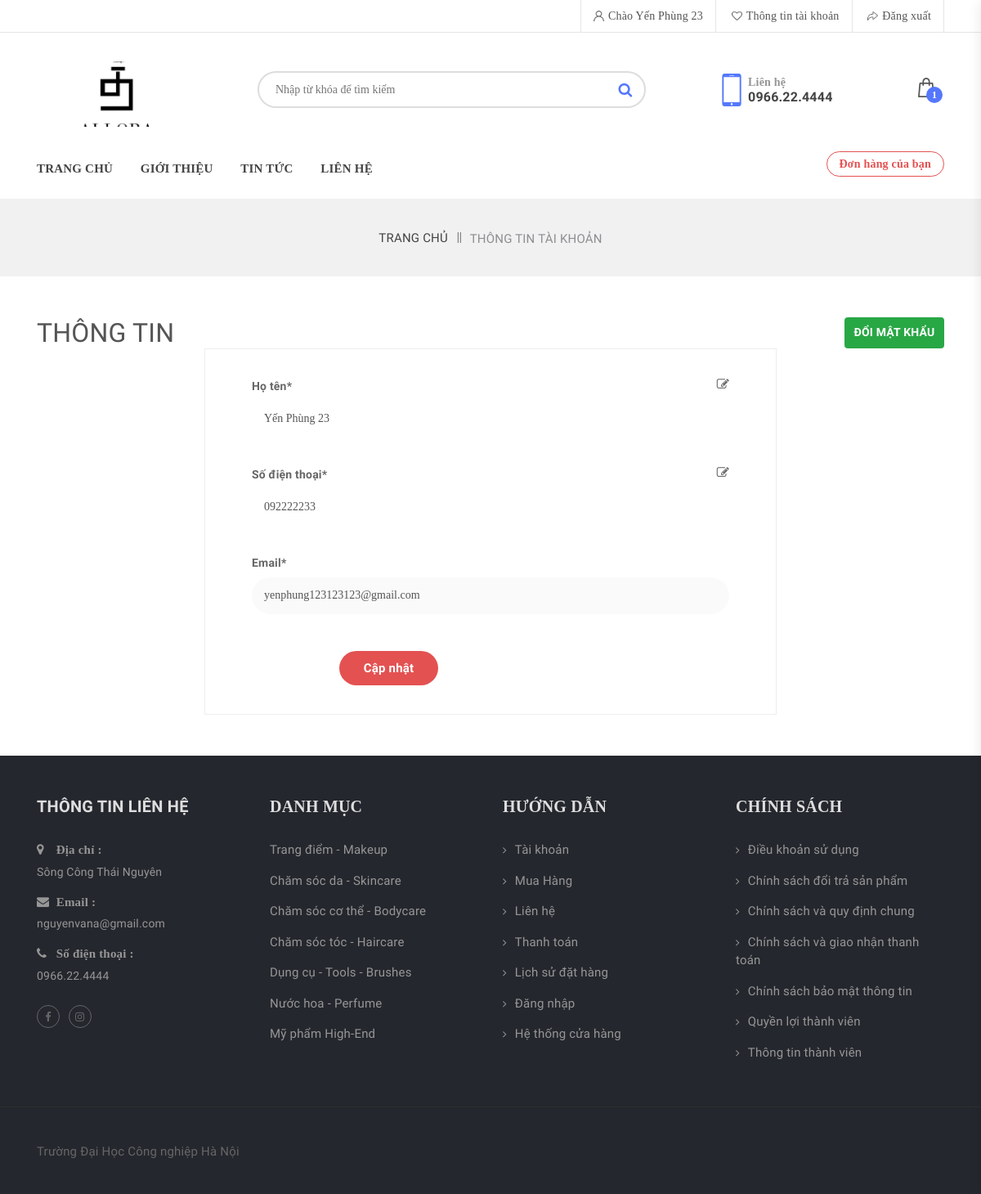
The app's page /webmypham/thongtin.php (signed in), older data.
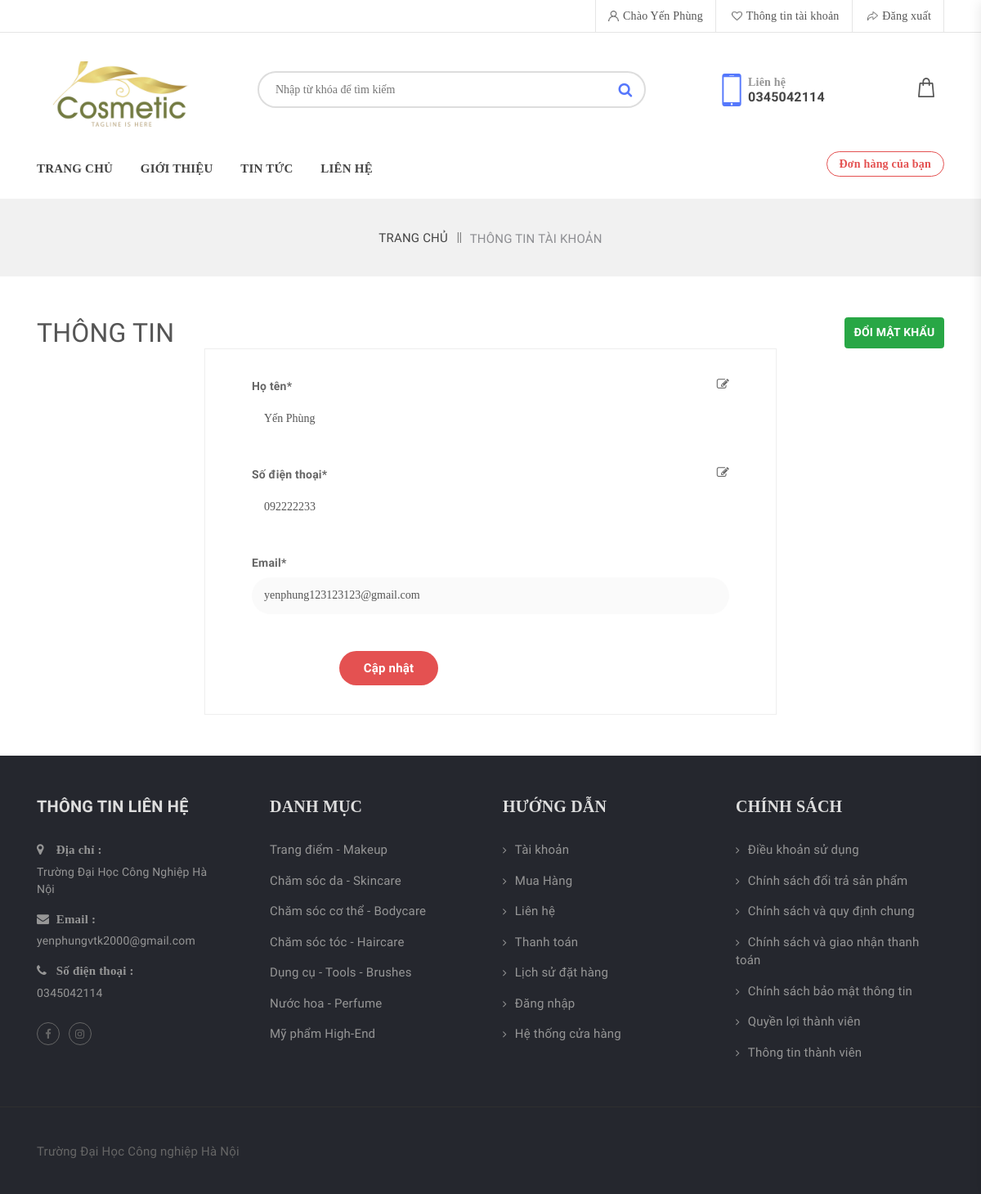
The same page, newer data.
### tables this page shows
CREATE TABLE `taikhoan` (
  `id` int(11) NOT NULL,
  `taikhoan` varchar(55) NOT NULL,
  `matkhau` varchar(55) NOT NULL,
  `hoten` varchar(100) NOT NULL,
  `sdt` text NOT NULL,
  `anh` text NOT NULL,
  `phanquyen` int(11) NOT NULL DEFAULT 0
);

CREATE TABLE `website` (
  `id` int(11) NOT NULL,
  `logo` varchar(255) NOT NULL,
  `diachi` text NOT NULL,
  `slogan` text NOT NULL,
  `sdt` text NOT NULL,
  `email` text NOT NULL
);

### webmypham/admin/connect.php (called while the page is built, shortened)
<?php
function selectAll($sql)
{
    $result = $GLOBALS['conn']->query($sql);
    return $result;
}
function rowCount($sql){
    $result =  $GLOBALS['conn']->query($sql);
    return $result->rowCount();
}
?>

### webmypham/thongtin.php (the view, shortened to what the changed rows need)
<?php
    include './admin/connect.php';
?>
<!doctype html>
<html class="no-js" lang="zxx">
<head>
        <link rel="stylesheet" href="css/assets/bootstrap.min.css">
        <link rel="stylesheet" href="css/assets/font-awesome.min.css">
        <link rel="stylesheet" href="css/assets/animate.css">
        <link rel="stylesheet" href="css/assets/owl.carousel.min.css">
        <link rel="stylesheet" href="css/assets/normalize.css">
        <link rel="stylesheet" href="css/style.css">
        <link rel="stylesheet" href="css/assets/responsive.css">
    </head>
    <body>
        <?php include 'header.php';?>
        <section class="register">
            <div class="container">
                <div class="d-flex justify-content-between">
                    <h2>THÔNG TIN</h2>
                </div>
                <?php
                    if (isset($_GET["doimatkhau"])) {
                        ?>
                        <div class="row">
                            <div class="col-md-12">
                                <?php
                                    if (isset($_POST["doimatkhau"])) {
                                        $matkhau = md5($_POST["matkhau"]);
                                        $nlmatkhau = md5($_POST["nlmatkhau"]);
                                        $matkhaucu = md5($_POST["matkhaucu"]);
                                        if ($matkhau!==$nlmatkhau) {
                                            $error ='Nhập lại mật khẩu không chính xác';
                                        }else{
                                            if (rowCount("SELECT * FROM taikhoan WHERE id=$id_nguoidung AND matkhau='$matkhaucu'")==1) {
                                                selectAll("UPDATE taikhoan SET matkhau='$nlmatkhau' WHERE id=$id_nguoidung");
                                                $success='Đổi mật khẩu thành công';
                                            }else{
                                                $error ='Mật khẩu cũ không chính xác';
                                            }
                                        }
                                    }
                                ?>
                                <form action="" method="post">
                                    <h5 style="font-family: Tahoma;">ĐỔI MẬT KHẨU</h5>
                                    <div class="row">
                                        <?php
                                            if (isset($error)) {
                                            ?><p class="text-danger ml-3 mb-3"><?= $error ?></p><?php
                                            }
                                            if (isset($success)) {
                                                ?><p class="text-success ml-3 mb-3"><?= $success ?></p><?php
                                            }
                                        ?>
                                        <div class="col-md-12" style="font-family: Tahoma;">
                                            <label>Nhập mật khẩu cũ*</label>
                                            <input style="border: 1px solid #dddddd;width: 100%;height: 45px;-webkit-border-radius: 30px;-moz-border-radius: 30px;-ms-border-radius: 30px;border-radius: 30px;padding-left: 15px;margin-bottom: 35px;" type="password" name="matkhaucu" required placeholder="Nhập mật khẩu cũ" >
                                        </div>
                                        <div class="col-md-12" style="font-family: Tahoma;">
                                            <label>Mật khẩu mới*</label>
                                            <input style="border: 1px solid #dddddd;width: 100%;height: 45px;-webkit-border-radius: 30px;-moz-border-radius: 30px;-ms-border-radius: 30px;border-radius: 30px;padding-left: 15px;margin-bottom: 35px;" type="password" name="matkhau" required placeholder="Nhập mật khẩu mới">
                                        </div>
                                        <div class="col-md-12" style="font-family: Tahoma;">
                                            <label>Nhập lại mật khẩu mới*</label>
                                            <input style=" border: 1px solid #dddddd;width: 100%;height: 45px;-webkit-border-radius: 30px;-moz-border-radius: 30px;-ms-border-radius: 30px;border-radius: 30px;padding-left: 15px;margin-bottom: 35px;" type="password" name="nlmatkhau" required placeholder="Vui lòng nhập mật khẩu">
                                        </div>
                                        <div class="col-md-5 text-right">
                                            <button type="submit" name="doimatkhau">Thay đổi mật khẩu</button>
                                        </div>
                                    </div>
                                </form>
                            </div>
                        </div>
                        <?php
                    }else{
                        ?>
                            <form action="" method="POST">
                                <?php
                                    foreach (selectAll("SELECT * FROM taikhoan WHERE id=$id_nguoidung") as $item) {
                                        $tencu = $item['hoten'];
                                        $taikhoancu = $item['taikhoan'];
                                        $sdtcu = $item['sdt'];
                                    }
                                ?>
                                <div class="col-md-12" style="font-family: Tahoma;">
                                    <div>
                                        <label for="hoten" class="d-flex justify-content-between"><p style="font-weight:bold">Họ tên*</p><i class="fa fa-edit"></i></label>
                                        <input value="<?= $tencu ?>" id="hoten" style="width: 100%;height: 45px;-webkit-border-radius: 30px;-moz-border-radius: 30px;-ms-border-radius: 30px;border-radius: 30px;padding-left: 15px;margin-bottom: 35px;" type="text" name="hoten"  required>
                                    </div>
                                    <div>
                                        <label for="sodienthoai" class="d-flex justify-content-between"><p style="font-weight:bold">Số điện thoại*</p><i class="fa fa-edit"></i></label>
                                        <input value="<?= $sdtcu ?>" id="sodienthoai" style="width: 100%;height: 45px;-webkit-border-radius: 30px;-moz-border-radius: 30px;-ms-border-radius: 30px;border-radius: 30px;padding-left: 15px;margin-bottom: 35px;" type="text" name="sodienthoai"  required>
                                    </div>
                                    <div>
                                        <label for="taikhoan" class="d-flex justify-content-between"><p style="font-weight:bold">Email*</p></label>
                                        <input disabled value="<?= $taikhoancu ?>" id="taikhoan" style="width: 100%;height: 45px;-webkit-border-radius: 30px;-moz-border-radius: 30px;-ms-border-radius: 30px;border-radius: 30px;padding-left: 15px;margin-bottom: 35px;" type="text" name="taikhoan"  required>
                                    </div>
                                    <div class="col-md-5 text-right">
                                        <button type="submit" name="doihoten">Cập nhật</button>
                                    </div>
                                </div>
                            </form>
                        <?php
                    }
                ?>
            </div>
        </section>
        <?php
            include 'footer.php';
        ?>
    </body>
</html>

### webmypham/header.php (shortened to what the changed rows need)
<?php
    foreach (selectAll("SELECT * FROM website") as $item) {
        $sdt = $item['sdt'];
        $logo = $item['logo'];
    }
    ?>
            <section class="top-bar">
            <div class="container">
                <div class="row">
                    <div class="col-lg-6 col-md-8">
                        <div class="top-right text-right">
                                <?php
                                    if (isset($_COOKIE["user"])) {
                                        $taikhoan = $_COOKIE["user"];
                                        foreach (selectAll("SELECT * FROM taikhoan WHERE taikhoan='$taikhoan'") as $item) {
                                            $ten = $item['hoten'];
                                        }
                                        ?>
                                            <ul class="list-unstyled list-inline">
                                                <li class="list-inline-item"><a style="font-family: Tahoma;" href="#"><img src="images/user.png" alt="">Chào <?= $ten ?></a></li>
                                                <li class="list-inline-item"><a style="font-family: Tahoma;" href="thongtin.php"><img src="images/wishlist.png" alt="">Thông tin tài khoản</a></li>
                                                <li class="list-inline-item"><a style="font-family: Tahoma;" href="?checkout"><img src="images/checkout.png" alt="">Đăng xuất</a></li>
                                            </ul>
                                        <?php
                                    }
                                ?>
                        </div>
                    </div>
                </div>
            </div>
        </section>
        <section class="logo-area">
            <div class="container">
                <div class="row">
                    <div class="col-md-3">
                        <div class="logo">
                            <a href="index.php"><img style="width:200px;height:80px;object-fit:cover; margin: 0px;" src="./images/<?= $logo ?>" alt=""></a>
                        </div>
                    </div>
                    <div class="col-md-4">
                        <div class="carts-area d-flex">
                            <div class="call-box d-flex">
                                <div class="call-content">
                                    <span>Liên hệ</span>
                                    <p><?= $sdt ?></p>
                                </div>
                            </div>
                            <div class="cart-box ml-auto text-center">
                                <a href="#" class="cart-btn">
                                    <img src="images/cart.png" alt="cart">
                                    <?php
                                        if (isset($_COOKIE["user"])) {
                                            $taikhoan = $_COOKIE["user"];
                                            foreach (selectAll("SELECT * FROM taikhoan WHERE taikhoan ='$taikhoan'") as $item) {
                                                $id_nguoidung = $item['id'];
                                            }
                                            if (rowCount("SELECT * FROM donhang WHERE id_taikhoan=$id_nguoidung && status=0")>0) {
                                                ?>
                                                <span><?= rowCount("SELECT * FROM donhang WHERE id_taikhoan=$id_nguoidung && status=0") ?></span>
                                                <?php
                                            }
                                        }
                                    ?>
                                </a>
                            </div>
                        </div>
                    </div>
                </div>
            </div>
        </section>

### webmypham/footer.php (shortened to what the changed rows need)
<?php
    foreach (selectAll("SELECT * FROM website") as $item) {
        $diachi = $item['diachi'];
        $sdt = $item['sdt'];
        $email = $item['email'];
    }
    ?>
    <section class="footer-top">
            <div class="container">
                <div class="row">
                    <div class="col-md-3">
                        <div class="f-contact">
                            <div class="f-add">
                                <i class="fa fa-map-marker"></i>
                                <span>Địa chỉ :</span>
                                <p><?= $diachi ?></p>
                            </div>
                            <div class="f-email">
                                <i class="fa fa-envelope"></i>
                                <span>Email :</span>
                                <p><?= $email ?></p>
                            </div>
                            <div class="f-phn">
                                <i class="fa fa-phone"></i>
                                <span>Số điện thoại :</span>
                                <p><?= $sdt ?></p>
                            </div>
                        </div>
                    </div>
                </div>
            </div>
    </section>

Row changes from the older to the newer data that the page shows:
changed taikhoan "yenphung123123123@gmail.com": hoten "Yến Phùng 23" → "Yến Phùng"
changed website: logo: a different picture; sdt "0966.22.4444" → "0345042114"; diachi "Sông Công Thái Nguyên" → "Trường Đại Học Công Nghiệp Hà Nội"; email "nguyenvana@gmail.com" → "yenphungvtk2000@gmail.com"
Text that changed along with them:
text no longer shown: "1"
